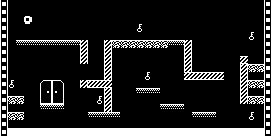

The image is a tile-based game level rendered from a .tmx file. Its description and source (layers, tilesets, objects; grid data summarised) follow:
An orthogonal 34x17 tile map with 8x8 px tiles, 2 tile layers (Tile Layer 1, background).

<map version="1.0" orientation="orthogonal" renderorder="right-down" width="34" height="17" tilewidth="8" tileheight="8" nextobjectid="12">
 <properties>
  <property name="color1" value="19" />
  <property name="color2" value="133" />
  <property name="emmitercolor" value="78" />
  <property name="enemycolor" value="55" />
  <property name="hudcolor" value="133" />
  <property name="music" value="1" />
  <property name="name" value="i'm like a bird" />
  <property name="tilecolor" value="66" />
  <property name="upsidedown" value="0" />
 </properties>
 <tileset firstgid="1" name="tileset" tilewidth="8" tileheight="8">
  <image source="tileset.png" width="160" height="200" />
 </tileset>
 <layer name="Tile Layer 1" width="34" height="17">
  <properties>
   <property name="texture" value="tileset" />
  </properties>
  <data>[578 cells, 155 non-empty, 17 distinct tile ids]</data>
 </layer>
 <layer name="background" width="34" height="17">
  <properties>
   <property name="texture" value="tileset" />
  </properties>
  <data>[578 cells, 9 non-empty, 9 distinct tile ids]</data>
 </layer>
</map>
